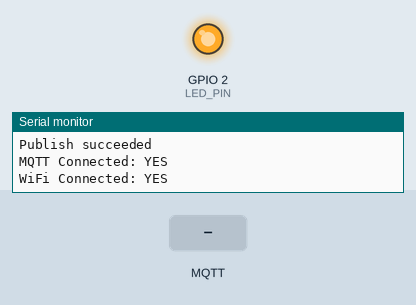
Simulated run of this sketch. Board: ESP8266 (NodeMCU). Shown: output pins drawn as LEDs (lit = HIGH), the last lines printed to the serial monitor. Inputs (shaded band) come from the test bench. WiFi joins after 1.5 s; servers stay silent unless stated; the local clock reads 2024-03-15 10:24:30 at power-on unless the sketch sets it; no MQTT or app messages arrive unless stated.

Above: at 6.2 s.
6.3 s: MQTT message "OFF" arrives on the first subscribed topic
At 7.5 s:
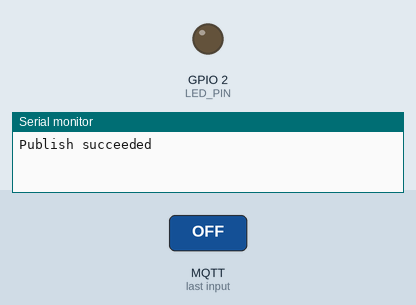
7.8 s: MQTT message "ON" arrives on the first subscribed topic
At 8.9 s:
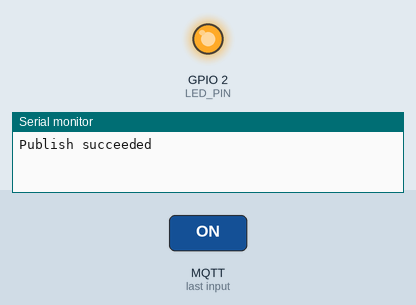
Timing chart, 0 to 10.8 s (numbered marks = the images above; inputs shaded):
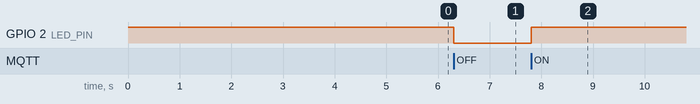

The sketch:

Assignment_1_AWS_IoT_Core.ino
```cpp
#include <ESP8266WiFi.h>
#include <WiFiClientSecure.h>
#include <PubSubClient.h>
#include <ArduinoJson.h>
#include <time.h>
#include <pgmspace.h>

#define TIME_ZONE -5

#define LED_PIN 2 // GPIO2 for the built-in LED on ESP8266

unsigned long lastMillis = 0;
#define AWS_IOT_STATE_TOPIC "esp8266/state"
#define AWS_IOT_CONTROL_TOPIC "esp8266/control"

// Wi-Fi and AWS IoT credentials
const char WIFI_SSID[] = "eman's S24 Ultra"; // Replace with your Wi-Fi SSID
const char WIFI_PASSWORD[] = "12345678";     // Replace with your Wi-Fi password

#define THINGNAME "ESP8266"

const char MQTT_HOST[] = "a1cpvpt3ls1ke-ats.iot.eu-north-1.amazonaws.com";

#define MQTT_PORT 8883
#define PUBLISH_INTERVAL 5000

static const char cacert[] PROGMEM = R"EOF(
-----BEGIN CERTIFICATE-----
MIIDQTCCAimgAwIBAgITBmyfz5m/jAo54vB4ikPmljZbyjANBgkqhkiG9w0BAQsF
ADA5MQswCQYDVQQGEwJVUzEPMA0GA1UEChMGQW1hem9uMRkwFwYDVQQDExBBbWF6
b24gUm9vdCBDQSAxMB4XDTE1MDUyNjAwMDAwMFoXDTM4MDExNzAwMDAwMFowOTEL
MAkGA1UEBhMCVVMxDzANBgNVBAoTBkFtYXpvbjEZMBcGA1UEAxMQQW1hem9uIFJv
b3QgQ0EgMTCCASIwDQYJKoZIhvcNAQEBBQADggEPADCCAQoCggEBALJ4gHHKeNXj
ca9HgFB0fW7Y14h29Jlo91ghYPl0hAEvrAIthtOgQ3pOsqTQNroBvo3bSMgHFzZM
9O6II8c+6zf1tRn4SWiw3te5djgdYZ6k/oI2peVKVuRF4fn9tBb6dNqcmzU5L/qw
IFAGbHrQgLKm+a/sRxmPUDgH3KKHOVj4utWp+UhnMJbulHheb4mjUcAwhmahRWa6
VOujw5H5SNz/0egwLX0tdHA114gk957EWW67c4cX8jJGKLhD+rcdqsq08p8kDi1L
93FcXmn/6pUCyziKrlA4b9v7LWIbxcceVOF34GfID5yHI9Y/QCB/IIDEgEw+OyQm
jgSubJrIqg0CAwEAAaNCMEAwDwYDVR0TAQH/BAUwAwEB/zAOBgNVHQ8BAf8EBAMC
AYYwHQYDVR0OBBYEFIQYzIU07LwMlJQuCFmcx7IQTgoIMA0GCSqGSIb3DQEBCwUA
A4IBAQCY8jdaQZChGsV2USggNiMOruYou6r4lK5IpDB/G/wkjUu0yKGX9rbxenDI
U5PMCCjjmCXPI6T53iHTfIUJrU6adTrCC2qJeHZERxhlbI1Bjjt/msv0tadQ1wUs
N+gDS63pYaACbvXy8MWy7Vu33PqUXHeeE6V/Uq2V8viTO96LXFvKWlJbYK8U90vv
o/ufQJVtMVT8QtPHRh8jrdkPSHCa2XV4cdFyQzR1bldZwgJcJmApzyMZFo6IQ6XU
5MsI+yMRQ+hDKXJioaldXgjUkK642M4UwtBV8ob2xJNDd2ZhwLnoQdeXeGADbkpy
rqXRfboQnoZsG4q5WTP468SQvvG5
-----END CERTIFICATE-----
)EOF";

static const char client_cert[] PROGMEM = R"KEY(
-----BEGIN CERTIFICATE-----
MIIDWTCCAkGgAwIBAgIUSR7Qavws/No1cr3y0aCgf0uS75UwDQYJKoZIhvcNAQEL
BQAwTTFLMEkGA1UECwxCQW1hem9uIFdlYiBTZXJ2aWNlcyBPPUFtYXpvbi5jb20g
SW5jLiBMPVNlYXR0bGUgU1Q9V2FzaGluZ3RvbiBDPVVTMB4XDTI1MDQxMzExMjgw
NFoXDTQ5MTIzMTIzNTk1OVowHjEcMBoGA1UEAwwTQVdTIElvVCBDZXJ0aWZpY2F0
ZTCCASIwDQYJKoZIhvcNAQEBBQADggEPADCCAQoCggEBAKlcHYAyq5VOmnam8gKH
VcArlvVQlEBLmLduvNo4Ecy29FTr1ETjcQqoqjMobJcIdtS2ccTdMLFjPykhJ7bb
FjPtVrbCsFX1kb2lkrsQCS3Dn6x7b3E+qKmSMWuF1FFogoh1nqigDLKX0n24CSyP
jRZppRqz38sSe94oNpK6GsStOqEEWnI2LigkcdmQq9ere0Ko2B6d3hnQ/pdkFyP1
Evt0CFfE4QyDBhIH7XMjq2uoI5T/RMRgB9uycNR6EPzf9hJjyFdHVd9wLTSflddy
bgrngHSFR+n3JFPubMEMAH/n0+sYuF1BupRgsGjhj8k7fidT97e8E53doXY4M+ld
tBUCAwEAAaNgMF4wHwYDVR0jBBgwFoAUcCQ5GNQfG3LfUxfJ1OpVcq8rcjswHQYD
VR0OBBYEFEsIggeF87npHJ70erYiI3mfjStoMAwGA1UdEwEB/wQCMAAwDgYDVR0P
AQH/BAQDAgeAMA0GCSqGSIb3DQEBCwUAA4IBAQA/cCQFV2cPrwZaQrP5vwom+yEm
zLrqBni12uElQ7gdu7jhlrwY2vK0G7mEtsaVqk1RIgUB++yfUvuloZnAJG0Hu6MQ
Xnx2n7blR7krYaqObiQddJOkOVxLz6/GVqwHItR9yztELIxB9FX21JbNkEuXB0QK
gY4p1pK673RiD6303oQd/xWRC664pZHGer6f47YXqBFNcUf9JrtROj58U9EPE6ku
UuL1cxcBaQN9J/HvfG1hkYW3rpc/HcTRtwAdfC1hE5YzX5RqQzeX0EnLv+h9DgWB
2N/yN4oJ61H4Jm/lYCwh+/M9zJQQoPQ0TPjb5MEqSt9KkgdpIYqeoPbSxOc2
-----END CERTIFICATE-----

)KEY";

static const char privkey[] PROGMEM = R"KEY(
-----BEGIN RSA PRIVATE KEY-----
MIIEpQIBAAKCAQEAqVwdgDKrlU6adqbyAodVwCuW9VCUQEuYt2682jgRzLb0VOvU
RONxCqiqMyhslwh21LZxxN0wsWM/KSEnttsWM+1WtsKwVfWRvaWSuxAJLcOfrHtv
cT6oqZIxa4XUUWiCiHWeqKAMspfSfbgJLI+NFmmlGrPfyxJ73ig2kroaxK06oQRa
cjYuKCRx2ZCr16t7QqjYHp3eGdD+l2QXI/US+3QIV8ThDIMGEgftcyOra6gjlP9E
xGAH27Jw1HoQ/N/2EmPIV0dV33AtNJ+V13JuCueAdIVH6fckU+5swQwAf+fT6xi4
XUG6lGCwaOGPyTt+J1P3t7wTnd2hdjgz6V20FQIDAQABAoIBAQCXkqecerzx7d10
X8ms1a67RMfgWfO073OIiAVhUFkt3HgkIMRjuyMKpRVen8lACwU/LuH3jPbta6O1
jcTbdI0UgE/hVbE33YZIMw11ec6dNL2NQxPkSG3vBbZRQv9YtK5OruYGiOeUVyi9
953OUdO1wWtQ0Ld0KeDOXTMqcoFOjz21dAAKySE1SZIxK990aUvHZU/2QV1Rn5gD
QWcJtSM1EjMGblJaI1YbOHQH/eV/BjeJF2XlOWOiFvapgaUrO3TJ8eN61tYAjYca
BLmVhlYuniu1O1qnoPXN2cGlefjDmYli3aqVLxxw4O9p3EjEtxYHxVBQcQN6CsMO
KJv/SzopAoGBAN4BA3CLfPRb+8jnNbsjdOfaNSUHc3JMTJQ9eIA41S+3Imf5fQJI
JBn7xFgBd3P9HPwquh9d6FSqYQe60jADY194nuuhntGPbeFzj6rxgjqwtk0aUFtc
67Ok82Mbk7/s5BMIu1hfiEoa3/c1mgpSMcrPKkx5mdn+cizeVWwDIYJfAoGBAMNL
WXbmYMO3Y4XepP7ldbaFu8duaqS0MKJzKKhNVeZY7BjhWhWi9Pmxe8JYSeS+xkYr
w+gXuZe3LVIobtJ0QnF6aTDoarynNx4YCk50AXNgY2sDGAW0P79s+zte+YevEaDm
Gt6zKUdpp0Umw1m1yKFS27nUiAHmYMZfbVjJTSYLAoGBALvpnbC40SbBaUkvtAJY
S88om41hVi3sOXHM6l+WO5Vs7TmXK2IwECbSPerEKwlJuSwVOn/sbAimQwVY9Crh
405feh03K4h0YGzR9UybqkDlbRmsaVI8P+JKgB1mrVRqPs+Bt5phGqqnPuYwP9f2
pODnJAWhdEHaJ2ilNSb9K3L/AoGBAKTsT/wiJ5uAlpJp6Gq9+n+ORnrv2y2GYf/+
QlqHHMCvXYrRXFMjT8BByyLfjl+XYDfII+QvjPL7pVFZheVCew378zNzQxhYGirW
4HVKcCMwRiUL8tB2XNNaxHtqBE46YSfAyvZA1N5S8ghq6NQsuObL43T2b3kzRYyg
7+Xn8bfrAoGAHDiHiP5CdiOZl1rokvPc6FbA7OgWWiH/AYjhOqQxgxF3Re0efOah
OZo5t+jt/ToqCXUqwFVozbbo4YpWOBkvtnlwLaaUBpxdaZRBbKpISDJKGMBz+2Lc
UX+cmCUKMMpjZc3eK76e4L+XwaYKnq/HoOho9zpvInDDNhtqoP6eyKI=
-----END RSA PRIVATE KEY-----

)KEY";

WiFiClientSecure net;
BearSSL::X509List cert(cacert);
BearSSL::X509List client_crt(client_cert);
BearSSL::PrivateKey key(privkey);
PubSubClient client(net);

time_t now;
time_t nowish = 1510592825;

void NTPConnect() {
    Serial.print("Setting time using SNTP");
    configTime(TIME_ZONE * 3600, 0 * 3600, "pool.ntp.org", "time.nist.gov");
    now = time(nullptr);
    while (now < nowish) {
        delay(500);
        Serial.print(".");
        now = time(nullptr);
    }
    Serial.println("done!");
    struct tm timeinfo;
    gmtime_r(&now, &timeinfo);
    Serial.print("Current time: ");
    Serial.print(asctime(&timeinfo));
}

void messageReceived(char *topic, byte *payload, unsigned int length) {
    Serial.print("Received [");
    Serial.print(topic);
    Serial.print("]: ");
    String message;
    for (int i = 0; i < length; i++) {
        message += (char)payload[i];
    }
    Serial.println(message);

    if (message == "ON") {
        digitalWrite(LED_PIN, HIGH);
        publishLEDState(true);
    } else if (message == "OFF") {
        digitalWrite(LED_PIN, LOW);
        publishLEDState(false);
    }
}

void publishLEDState(bool state) {
    if (!client.connected()) {
        Serial.println("Cannot publish - not connected");
        return;
    }

    StaticJsonDocument<200> doc;
    doc["device"] = THINGNAME;
    doc["led_state"] = state ? "ON" : "OFF";
    doc["timestamp"] = time(nullptr);

    char jsonBuffer[512];
    serializeJson(doc, jsonBuffer);

    Serial.print("Publishing to ");
    Serial.print(AWS_IOT_STATE_TOPIC);
    Serial.print(": ");
    Serial.println(jsonBuffer);

    if (client.publish(AWS_IOT_STATE_TOPIC, jsonBuffer)) {
        Serial.println("Publish succeeded");
    } else {
        Serial.println("Publish failed!");
        Serial.println(client.state()); // Print MQTT connection state
    }
}

// Add the missing connectAWS function
void connectAWS() {
    delay(3000);
    WiFi.mode(WIFI_STA);
    WiFi.begin(WIFI_SSID, WIFI_PASSWORD);

    Serial.println(String("Attempting to connect to SSID: ") + String(WIFI_SSID));

    while (WiFi.status() != WL_CONNECTED) {
        Serial.print(".");
        delay(1000);
    }

    NTPConnect();

    net.setTrustAnchors(&cert);
    net.setClientRSACert(&client_crt, &key);

    client.setServer(MQTT_HOST, 8883);
    client.setCallback(messageReceived);

    Serial.println("Connecting to AWS IoT");

    while (!client.connect(THINGNAME)) {
        Serial.print(".");
        delay(1000);
    }

    if (!client.connected()) {
        Serial.println("AWS IoT Timeout!");
        return;
    }

    client.subscribe(AWS_IOT_CONTROL_TOPIC);
    Serial.println("AWS IoT Connected!");
}

void setup() {
    Serial.begin(115200);
    pinMode(LED_PIN, OUTPUT);
    digitalWrite(LED_PIN, HIGH);
    connectAWS();
    publishLEDState(true);
}

void loop() {
    static unsigned long lastPublish = 0;

    if (!client.connected()) {
        Serial.println("Disconnected - Attempting reconnect");
        connectAWS();
    }

    client.loop();  // Maintain MQTT connection

    // Regular state publishing
    if (millis() - lastPublish > PUBLISH_INTERVAL) {
        lastPublish = millis();
        bool currentState = (digitalRead(LED_PIN) == HIGH); // LOW = ON for ESP8266
        publishLEDState(currentState);

        // Debug connection status
        Serial.print("MQTT Connected: ");
        Serial.println(client.connected() ? "YES" : "NO");
        Serial.print("WiFi Connected: ");
        Serial.println(WiFi.status() == WL_CONNECTED ? "YES" : "NO");
    }
}
```

Measured:
- after the input at 6.3 s, GPIO 2 (LED_PIN): HIGH → LOW at once
- after the input at 7.8 s, GPIO 2 (LED_PIN): LOW → HIGH at once
